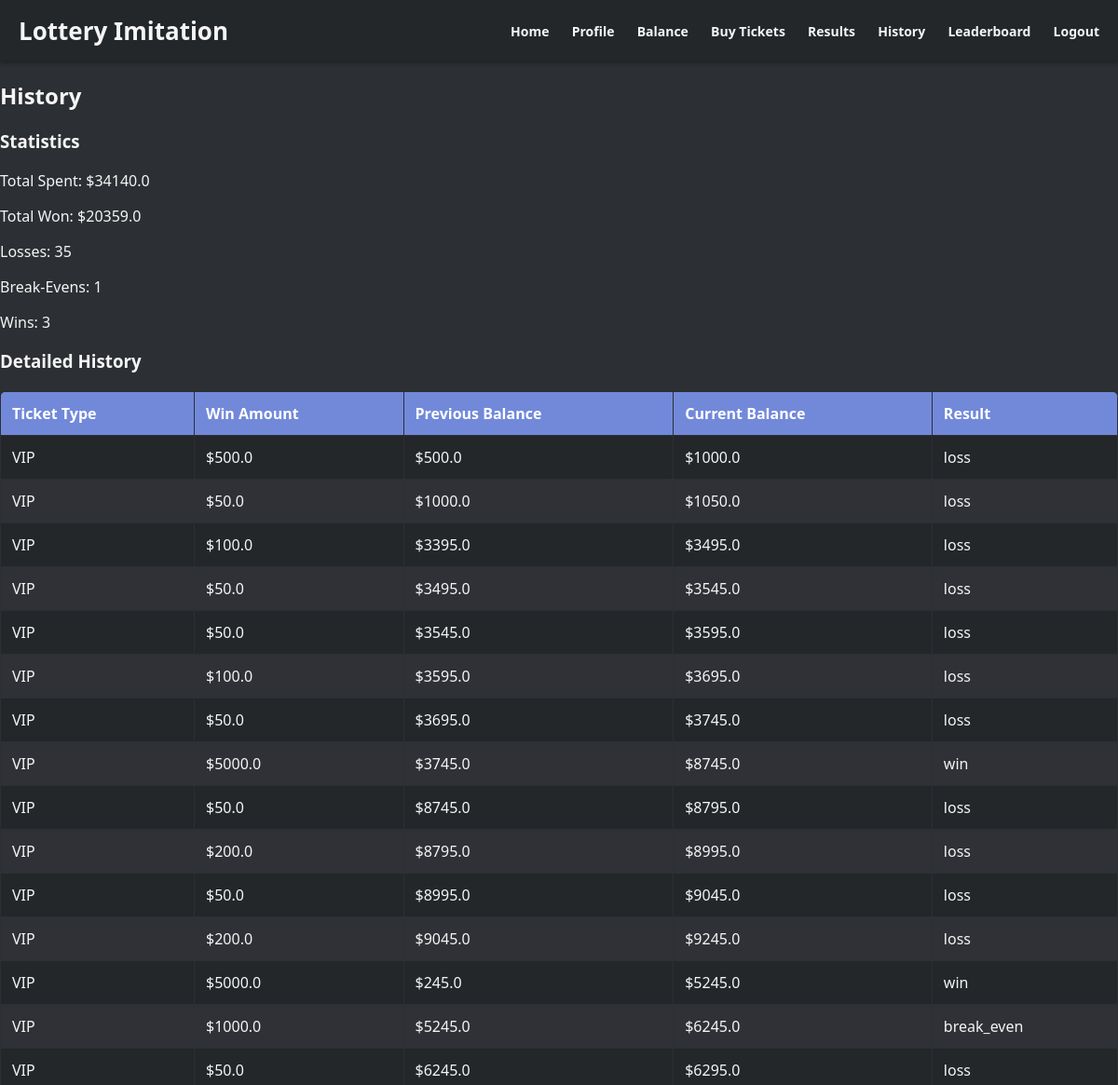
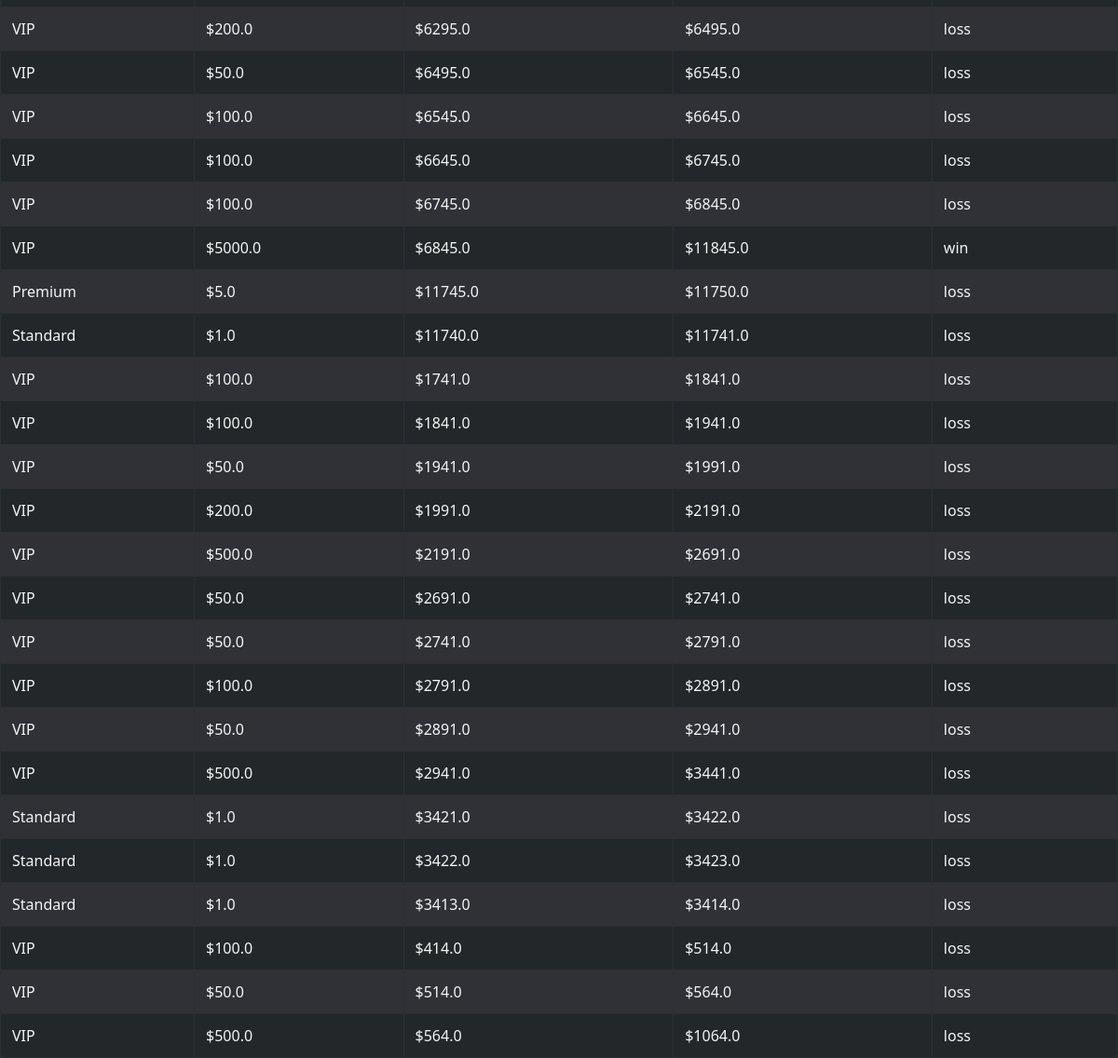
Before: /history (signed in) with the older database file (2 pictures, top to bottom).
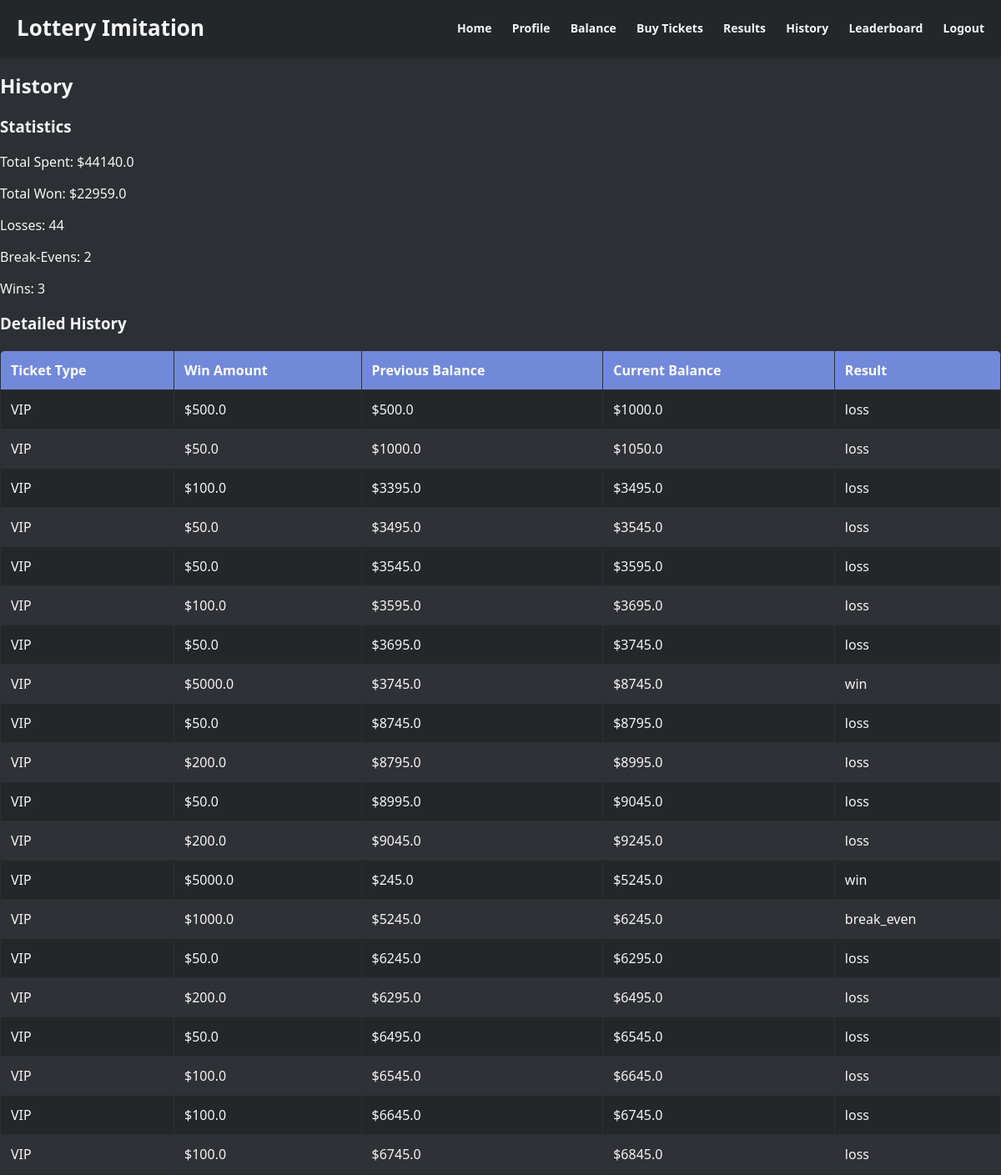
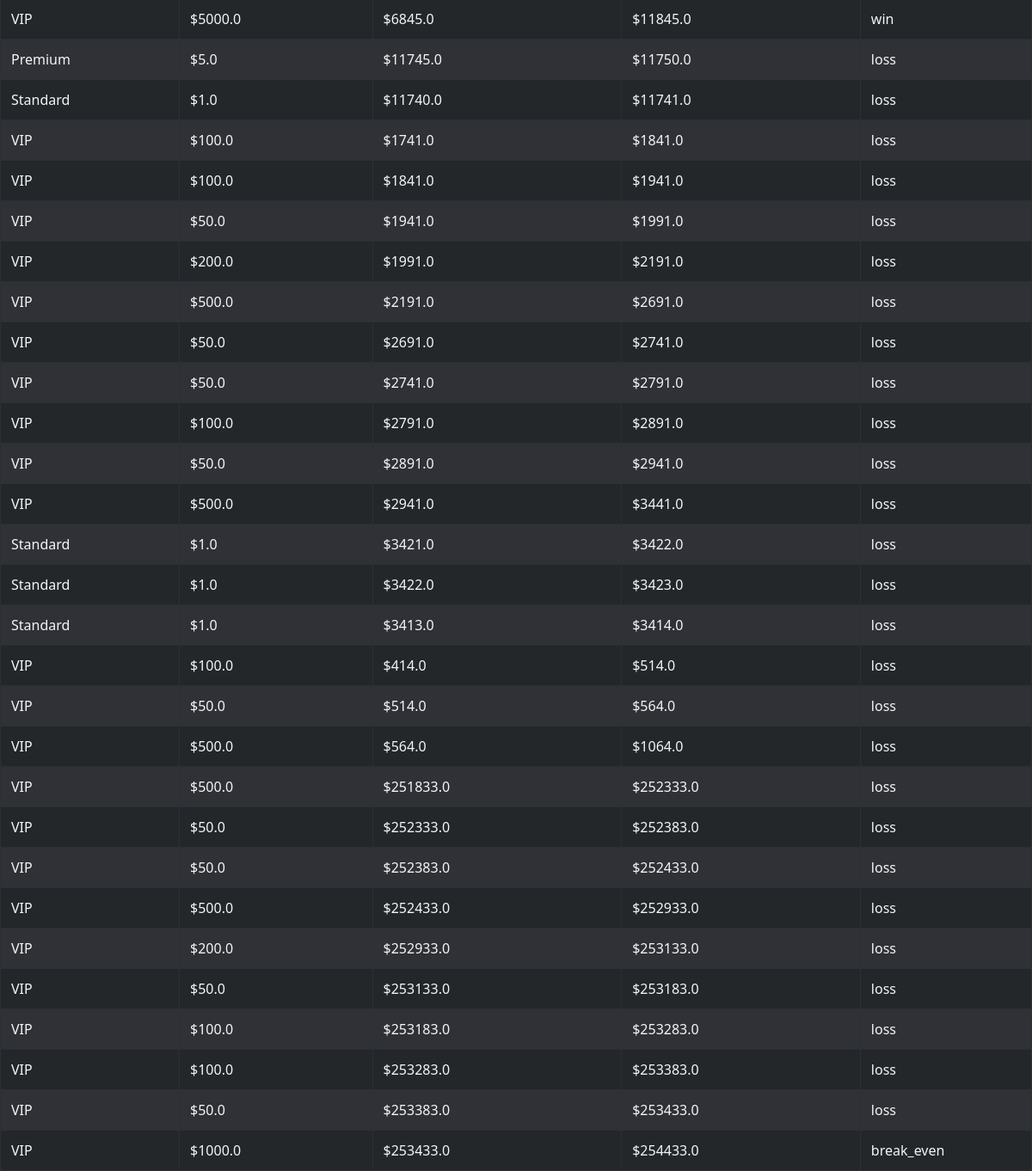
After: the same page with the newer database file (2 pictures, top to bottom).
### app/models.py (models this page shows)
class HistoryUser(db.Model):
    __tablename__ = 'history_users'
    id = db.Column(db.Integer, primary_key=True)
    user_id = db.Column(db.Integer, db.ForeignKey('user.id'), nullable=False)
    ticket_type = db.Column(db.String(50), nullable=False)
    win_amount = db.Column(db.Float, nullable=False)
    previous_balance = db.Column(db.Float, nullable=False)
    current_balance = db.Column(db.Float, nullable=False)
    result_type = db.Column(db.String(10), nullable=False)  # "loss", "break_even", "win"
    ticket_cost = db.Column(db.Float, nullable=False)
    user = db.relationship('User', backref=db.backref('history', lazy=True))

### app/views.py (the view)
@views.route('/history')
def history():
    user_id = session.get('user_id')
    if not user_id:
        flash('Please log in to view your history.', 'warning')
        return redirect(url_for('views.login'))
    user = User.query.get(user_id)
    history_records = HistoryUser.query.filter_by(user_id=user_id).all()
    total_spent = sum(record.ticket_cost for record in history_records)
    total_won = sum(record.win_amount for record in history_records)
    losses = sum(1 for record in history_records if record.result_type == "loss")
    break_even = sum(1 for record in history_records if record.result_type == "break_even")
    wins = sum(1 for record in history_records if record.result_type == "win")
    return render_template(
        'history.html',
        user=user,
        history_records=history_records,
        total_spent=total_spent,
        total_won=total_won,
        losses=losses,
        break_even=break_even,
        wins=wins
    )

### app/templates/history.html (shortened to what this page needs)
{% extends "layout.html" %}
{% block content %}
<h2>History</h2>
<h3>Statistics</h3>
<p>Total Spent: ${{ total_spent }}</p>
<p>Total Won: ${{ total_won }}</p>
<p>Losses: {{ losses }}</p>
<p>Break-Evens: {{ break_even }}</p>
<p>Wins: {{ wins }}</p>
<h3>Detailed History</h3>
<table>
    <thead>
        <tr>
            <th>Ticket Type</th>
            <th>Win Amount</th>
            <th>Previous Balance</th>
            <th>Current Balance</th>
            <th>Result</th>
        </tr>
    </thead>
    <tbody>
        {% for record in history_records %}
        <tr>
            <td>{{ record.ticket_type }}</td>
            <td>${{ record.win_amount }}</td>
            <td>${{ record.previous_balance }}</td>
            <td>${{ record.current_balance }}</td>
            <td>{{ record.result_type }}</td>
        </tr>
        {% else %}
        <tr>
            <td colspan="5">No history available.</td>
        </tr>
        {% endfor %}
    </tbody>
</table>
{% endblock %}

### app/templates/layout.html (shortened to what this page needs)
<!DOCTYPE html>
<html lang="en">
<head>
    <link rel="stylesheet" href="{{ url_for('static', filename='css/style.css') }}">
</head>
<body>
    <header>
        <h1>Lottery Imitation</h1>
        <nav>
            <a href="{{ url_for('views.index') }}">Home</a>
            {% if not session.get('user_id') %}
                <a href="{{ url_for('views.register') }}">Register</a>
                <a href="{{ url_for('views.login') }}">Login</a>
            {% else %}
                <a href="{{ url_for('views.profile') }}">Profile</a>
                <a href="{{ url_for('views.balance') }}">Balance</a>
                <a href="{{ url_for('views.buy_tickets') }}">Buy Tickets</a>
                <a href="{{ url_for('views.results') }}">Results</a>
                <a href="{{ url_for('views.history') }}">History</a>
                <a href="{{ url_for('views.leaderboard') }}">Leaderboard</a>
                <a href="{{ url_for('views.logout') }}">Logout</a>
            {% endif %}
        </nav>
    </header>
    <main>
        {% block content %}{% endblock %}
    </main>
</body>
</html>

### app/static/css/style.css (style rules this page uses)
body { font-family: 'Segoe UI', Tahoma, Geneva, Verdana, sans-serif; margin: 0; padding: 0; background-color: #2c2f33; color: #f5f5f5; }
header { background-color: #23272a; color: #f5f5f5; padding: 15px 20px; display: flex; justify-content: space-between; align-items: center; box-shadow: 0 2px 4px rgba(0, 0, 0, 0.3); }
header h1 { font-size: 26px; margin: 0; }
header nav a { color: #f5f5f5; text-decoration: none; margin-left: 20px; font-weight: bold; font-size: 14px; transition: color 0.3s ease; }
table { width: 100%; border-collapse: collapse; margin-top: 20px; background-color: #23272a; border-radius: 8px; overflow: hidden; }
table th, table td { border: 1px solid #2c2f33; padding: 12px; text-align: left; color: #f5f5f5; }
table th { background-color: #7289da; color: #fff; font-weight: bold; }
table tr:nth-child(even) { background-color: #2f3136; }

Changed rows visible on the page:
added HistoryUser: ticket_type "VIP", win_amount "500.0", previous_balance "251833.0", current_balance "252333.0", result_type "loss"
added HistoryUser: ticket_type "VIP", win_amount "50.0", previous_balance "252333.0", current_balance "252383.0", result_type "loss"
added HistoryUser: ticket_type "VIP", win_amount "50.0", previous_balance "252383.0", current_balance "252433.0", result_type "loss"
added HistoryUser: ticket_type "VIP", win_amount "500.0", previous_balance "252433.0", current_balance "252933.0", result_type "loss"
added HistoryUser: ticket_type "VIP", win_amount "200.0", previous_balance "252933.0", current_balance "253133.0", result_type "loss"
added HistoryUser: ticket_type "VIP", win_amount "50.0", previous_balance "253133.0", current_balance "253183.0", result_type "loss"
added HistoryUser: ticket_type "VIP", win_amount "100.0", previous_balance "253183.0", current_balance "253283.0", result_type "loss"
added HistoryUser: ticket_type "VIP", win_amount "100.0", previous_balance "253283.0", current_balance "253383.0", result_type "loss"
added HistoryUser: ticket_type "VIP", win_amount "50.0", previous_balance "253383.0", current_balance "253433.0", result_type "loss"
added HistoryUser: ticket_type "VIP", win_amount "1000.0", previous_balance "253433.0", current_balance "254433.0", result_type "break_even"
Other visible differences:
{{ total_spent }}: "34140.0" → "44140.0"
{{ total_won }}: "20359.0" → "22959.0"
{{ losses }}: "35" → "44"
{{ break_even }}: "1" → "2"
